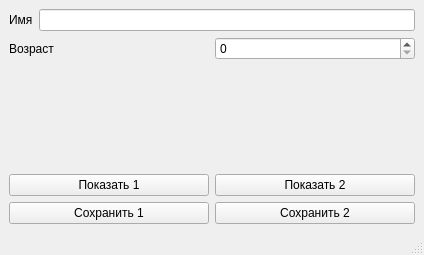
<?xml version="1.0" encoding="UTF-8"?>
<ui version="4.0">
 <class>MainWindow</class>
 <widget class="QMainWindow" name="MainWindow">
  <property name="geometry">
   <rect>
    <x>0</x>
    <y>0</y>
    <width>424</width>
    <height>255</height>
   </rect>
  </property>
  <property name="windowTitle">
   <string>MainWindow</string>
  </property>
  <widget class="QWidget" name="centralwidget">
   <layout class="QVBoxLayout" name="verticalLayout_4">
    <item>
     <layout class="QVBoxLayout" name="verticalLayout_3">
      <item>
       <layout class="QVBoxLayout" name="verticalLayout">
        <item>
         <layout class="QHBoxLayout" name="horizontalLayout">
          <item>
           <widget class="QLabel" name="nameLabel">
            <property name="text">
             <string>Имя</string>
            </property>
           </widget>
          </item>
          <item>
           <widget class="QLineEdit" name="name">
            <property name="maxLength">
             <number>50</number>
            </property>
           </widget>
          </item>
         </layout>
        </item>
        <item>
         <layout class="QHBoxLayout" name="horizontalLayout_2">
          <item>
           <widget class="QLabel" name="ageLabel">
            <property name="text">
             <string>Возраст</string>
            </property>
           </widget>
          </item>
          <item>
           <widget class="QSpinBox" name="age">
            <property name="maximum">
             <number>29</number>
            </property>
           </widget>
          </item>
         </layout>
        </item>
       </layout>
      </item>
      <item>
       <spacer name="verticalSpacer">
        <property name="orientation">
         <enum>Qt::Vertical</enum>
        </property>
        <property name="sizeHint" stdset="0">
         <size>
          <width>20</width>
          <height>40</height>
         </size>
        </property>
       </spacer>
      </item>
      <item>
       <layout class="QVBoxLayout" name="verticalLayout_2">
        <item>
         <layout class="QHBoxLayout" name="horizontalLayout_3">
          <item>
           <widget class="QPushButton" name="showFirstCat">
            <property name="text">
             <string>Показать 1</string>
            </property>
           </widget>
          </item>
          <item>
           <widget class="QPushButton" name="showSecondCat">
            <property name="text">
             <string>Показать 2</string>
            </property>
           </widget>
          </item>
         </layout>
        </item>
        <item>
         <layout class="QHBoxLayout" name="horizontalLayout_4">
          <item>
           <widget class="QPushButton" name="saveFirstCat">
            <property name="text">
             <string>Сохранить 1</string>
            </property>
           </widget>
          </item>
          <item>
           <widget class="QPushButton" name="saveSecondCat">
            <property name="text">
             <string>Сохранить 2</string>
            </property>
           </widget>
          </item>
         </layout>
        </item>
       </layout>
      </item>
     </layout>
    </item>
   </layout>
  </widget>
  <widget class="QMenuBar" name="menubar">
   <property name="geometry">
    <rect>
     <x>0</x>
     <y>0</y>
     <width>424</width>
     <height>21</height>
    </rect>
   </property>
  </widget>
  <widget class="QStatusBar" name="statusbar"/>
 </widget>
 <resources/>
 <connections/>
</ui>
